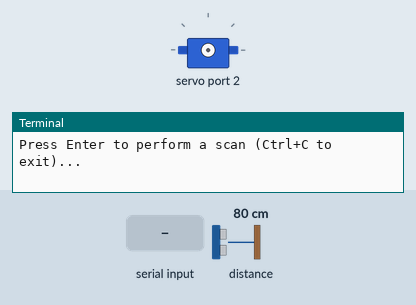
The program below on a simulated Raspberry Pi (BCM pin numbers) with a GoPiGo robot board. Shown: servo, the last lines printed to the terminal. The test bench sets the inputs (shaded band); at power-on: distance to the obstacle 80 cm. M1 is the left motor and M2 the right.

Above: at 1.2 s.
1.3 s: "5" typed at the terminal, then Enter
At 1.64 s:
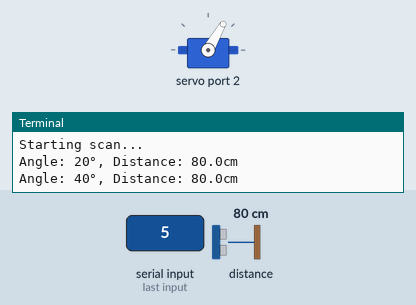
At 3.8 s:
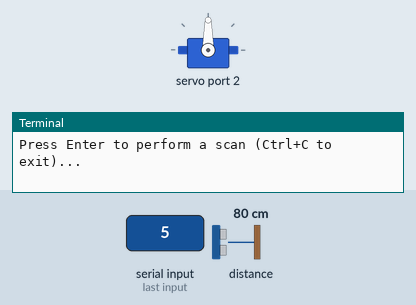
4.3 s: "90" typed at the terminal, then Enter
At 4.5 s:
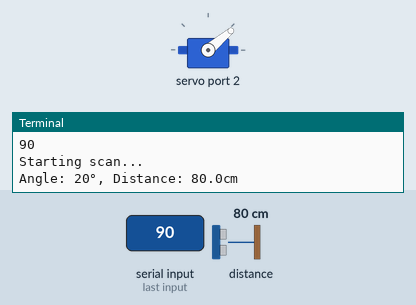
Timing chart, 0 to 7.3 s (numbered marks = the images above; inputs shaded):
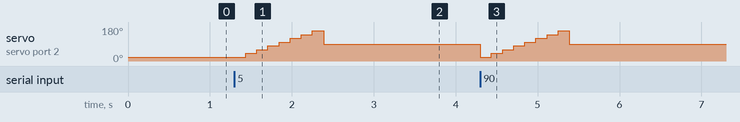

The program:

radar_cli.py
```python
#!/usr/bin/env python3
# Import required libraries
from easygopigo3 import EasyGoPiGo3
from time import sleep
# Import math library for trigonometric calculations
from math import cos, sin, radians
LEFT = 20
RIGHT = 170
FORWARD = 85


class DistanceScanner:
    def __init__(self):
        # Create a GoPiGo3 object to control the robot
        self.gpg = EasyGoPiGo3()

        # Initialize the distance sensor on port AD1
        self.distance_sensor = self.gpg.init_distance_sensor("AD1")

        # Initialize the servo motor on port SERVO2
        self.servo2 = self.gpg.init_servo("SERVO2")

        # Set up scanning parameters
        # range(20, 160, 20) creates a sequence: 20, 40, 60, 80, 100, 120, 140
        # These are the angles (in degrees) where the servo will take measurements
        self.scan_range = range(LEFT, RIGHT, LEFT)

        # Time to wait after moving servo (in seconds)
        # This gives the servo time to reach its position
        self.servo_delay = 0.1

        # Create an empty list to store scan results
        self.scan_results = []

    def move_servo(self, angle):
        """Move servo to specified angle and wait for it to reach position"""
        # Tell the servo motor to move to the specified angle
        self.servo2.rotate_servo(angle)
        # Wait for the servo to reach its position
        sleep(self.servo_delay)

    def take_measurement(self):
        """Take a distance measurement and return it in centimeters"""
        # Read distance in millimeters and convert to centimeters by dividing by 10
        return self.distance_sensor.read_mm() / 10

    def perform_scan(self):
        """Perform a full scan and store results"""
        # Clear any previous scan results
        self.scan_results = []

        print("Starting scan...")
        # For each angle in our scan range
        for angle in self.scan_range:
            # Move the servo to the current angle
            self.move_servo(angle)

            # Take a distance measurement
            distance = self.take_measurement()

            # Store the angle and distance in our results list
            # Each result is stored as a dictionary with 'angle' and 'distance' keys
            self.scan_results.append({
                'angle': angle,
                'distance': distance
            })

            # Print the current measurement
            print(f"Angle: {angle}°, Distance: {distance:.1f}cm")

        # After scanning, return servo to center position (90 degrees)
        self.move_servo(90)

    def print_ascii_visualization(self):
        """Create a simple ASCII visualization of the scan results"""
        # Print explanation of the visualization
        print("\nScan Visualization (top-down view):")
        print("Robot is at 'R', * represents detected objects")
        print("Each character represents approximately 10cm\n")

        # Create a 2D grid for our visualization
        width = 41  # Must be odd to have a center point
        height = 31
        # Create empty grid filled with spaces
        grid = [[' ' for _ in range(width)] for _ in range(height)]

        # Calculate center position for robot
        center_x = width // 2  # Center horizontally
        center_y = height - 1  # Bottom row
        # Place robot marker 'R' at center bottom
        grid[center_y][center_x] = 'R'

        # Calculate scale factors
        vertical_scale = (height - 1) / 200  # Scale for Y-axis (height/max_distance)
        horizontal_scale = (width - 1) / 200  # Scale for X-axis to maintain aspect ratio

        # Plot each scan point on the grid
        for point in self.scan_results:
            # Convert angle to radians and adjust so 90° is forward
            angle_rad = radians(point['angle'] - FORWARD)
            distance = point['distance']

            # Only plot points with valid distances and within range
            if 0 < distance <= 200:
                # Calculate x and y offsets using trigonometry
                x_offset = distance * cos(angle_rad)
                y_offset = distance * sin(angle_rad)

                # Convert to grid coordinates
                x = int(center_x + (x_offset * horizontal_scale))
                y = int(center_y - (y_offset * vertical_scale))

                # If calculated position is within grid bounds
                if 0 <= x < width and 0 <= y < height:
                    # Place an asterisk '*' to mark detected object
                    grid[y][x] = '*'

        # Create distance markers (50cm, 100cm, 150cm, 200cm)
        markers = [50, 100, 150, 200]  # distances in cm
        for distance in markers:
            grid_dist = int(distance * vertical_scale)
            if grid_dist < height:
                grid[height - 1 - grid_dist][center_x] = '+'

        # Create border for visualization
        border = '+' + '-' * (width) + '+'
        print(border)

        # Print each row of the grid with side borders
        for i, row in enumerate(grid):
            # Add distance labels on the right side for marker rows
            distance_label = ""
            for marker in markers:
                if height - 1 - i == int(marker * vertical_scale):
                    distance_label = f" {marker}cm"
                    break
            print('|' + ''.join(row) + '|' + distance_label)

        print(border)
        print("\nScale: Each character represents approximately 10cm")
        print("Maximum visualization range: 200cm")
        print("'+' marks show 50cm, 100cm, 150cm, and 200cm distances")

    def reset(self):
        self.servo2.disable_servo()
        self.gpg.reset_all()


def main():
    # Create a new DistanceScanner object
    scanner = DistanceScanner()

    try:
        # Main program loop
        while True:
            # Wait for user to press Enter
            input("Press Enter to perform a scan (Ctrl+C to exit)...")
            # Perform scan and get results
            scanner.perform_scan()
            # Show visualization of results
            scanner.print_ascii_visualization()

    except KeyboardInterrupt:
        # If user presses Ctrl+C, exit gracefully
        print("\nScanning terminated by user")
        # Return servo to center position before exiting
        scanner.move_servo(FORWARD)
        scanner.reset()


if __name__ == "__main__":
    main()
```

Measured:
- after the input at 1.3 s, servo on servo port 2: rises from 20° to 160° in 0.82 s, then falls to 90° in 0.14 s
- after the input at 4.3 s, servo on servo port 2: 90° → 20° at once, → 40° 0.14 s later, → 60° 0.14 s later, → 80° 0.14 s later, … (9 changes in this stretch)
